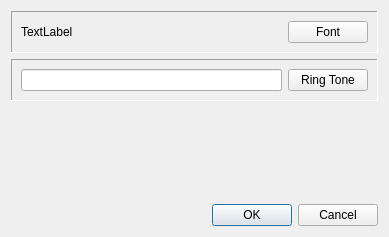
<?xml version="1.0" encoding="UTF-8"?>
<ui version="4.0">
 <class>SettingsDialog</class>
 <widget class="QDialog" name="SettingsDialog">
  <property name="geometry">
   <rect>
    <x>0</x>
    <y>0</y>
    <width>389</width>
    <height>237</height>
   </rect>
  </property>
  <property name="windowTitle">
   <string>Dialog</string>
  </property>
  <layout class="QVBoxLayout" name="verticalLayout">
   <item>
    <widget class="QFrame" name="frame">
     <property name="frameShape">
      <enum>QFrame::Panel</enum>
     </property>
     <property name="frameShadow">
      <enum>QFrame::Sunken</enum>
     </property>
     <layout class="QHBoxLayout" name="horizontalLayout">
      <item>
       <widget class="QLabel" name="labelFont">
        <property name="text">
         <string>TextLabel</string>
        </property>
       </widget>
      </item>
      <item>
       <spacer name="horizontalSpacer">
        <property name="orientation">
         <enum>Qt::Horizontal</enum>
        </property>
        <property name="sizeHint" stdset="0">
         <size>
          <width>193</width>
          <height>20</height>
         </size>
        </property>
       </spacer>
      </item>
      <item>
       <widget class="QPushButton" name="btnFont">
        <property name="text">
         <string>Font</string>
        </property>
       </widget>
      </item>
     </layout>
    </widget>
   </item>
   <item>
    <widget class="QFrame" name="frame_2">
     <property name="frameShape">
      <enum>QFrame::Panel</enum>
     </property>
     <property name="frameShadow">
      <enum>QFrame::Sunken</enum>
     </property>
     <layout class="QHBoxLayout" name="horizontalLayout_2">
      <item>
       <widget class="QLineEdit" name="editRing">
        <property name="sizePolicy">
         <sizepolicy hsizetype="Expanding" vsizetype="Fixed">
          <horstretch>0</horstretch>
          <verstretch>0</verstretch>
         </sizepolicy>
        </property>
       </widget>
      </item>
      <item>
       <widget class="QPushButton" name="btnRing">
        <property name="text">
         <string>Ring Tone</string>
        </property>
       </widget>
      </item>
     </layout>
    </widget>
   </item>
   <item>
    <spacer name="verticalSpacer">
     <property name="orientation">
      <enum>Qt::Vertical</enum>
     </property>
     <property name="sizeHint" stdset="0">
      <size>
       <width>20</width>
       <height>74</height>
      </size>
     </property>
    </spacer>
   </item>
   <item>
    <widget class="QDialogButtonBox" name="buttonBox">
     <property name="orientation">
      <enum>Qt::Horizontal</enum>
     </property>
     <property name="standardButtons">
      <set>QDialogButtonBox::Cancel|QDialogButtonBox::Ok</set>
     </property>
    </widget>
   </item>
  </layout>
 </widget>
 <resources/>
 <connections>
  <connection>
   <sender>buttonBox</sender>
   <signal>accepted()</signal>
   <receiver>SettingsDialog</receiver>
   <slot>accept()</slot>
   <hints>
    <hint type="sourcelabel">
     <x>248</x>
     <y>254</y>
    </hint>
    <hint type="destinationlabel">
     <x>157</x>
     <y>274</y>
    </hint>
   </hints>
  </connection>
  <connection>
   <sender>buttonBox</sender>
   <signal>rejected()</signal>
   <receiver>SettingsDialog</receiver>
   <slot>reject()</slot>
   <hints>
    <hint type="sourcelabel">
     <x>316</x>
     <y>260</y>
    </hint>
    <hint type="destinationlabel">
     <x>286</x>
     <y>274</y>
    </hint>
   </hints>
  </connection>
 </connections>
</ui>
